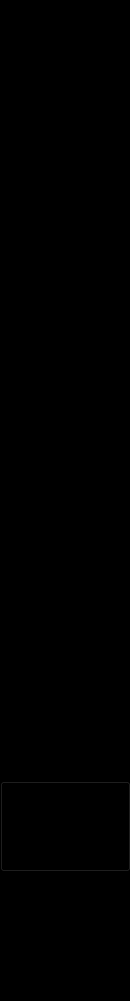
<?xml version="1.0" encoding="UTF-8"?>
<ui version="4.0">
 <class>Form</class>
 <widget class="QWidget" name="Form">
  <property name="geometry">
   <rect>
    <x>0</x>
    <y>0</y>
    <width>130</width>
    <height>1001</height>
   </rect>
  </property>
  <property name="windowTitle">
   <string>Form</string>
  </property>
  <property name="styleSheet">
   <string notr="true">background-color:#000000;</string>
  </property>
  <widget class="QToolButton" name="startRecordBtn">
   <property name="geometry">
    <rect>
     <x>0</x>
     <y>781</y>
     <width>131</width>
     <height>91</height>
    </rect>
   </property>
   <property name="styleSheet">
    <string notr="true"/>
   </property>
   <property name="text">
    <string>...</string>
   </property>
  </widget>
 </widget>
 <resources/>
 <connections/>
</ui>
